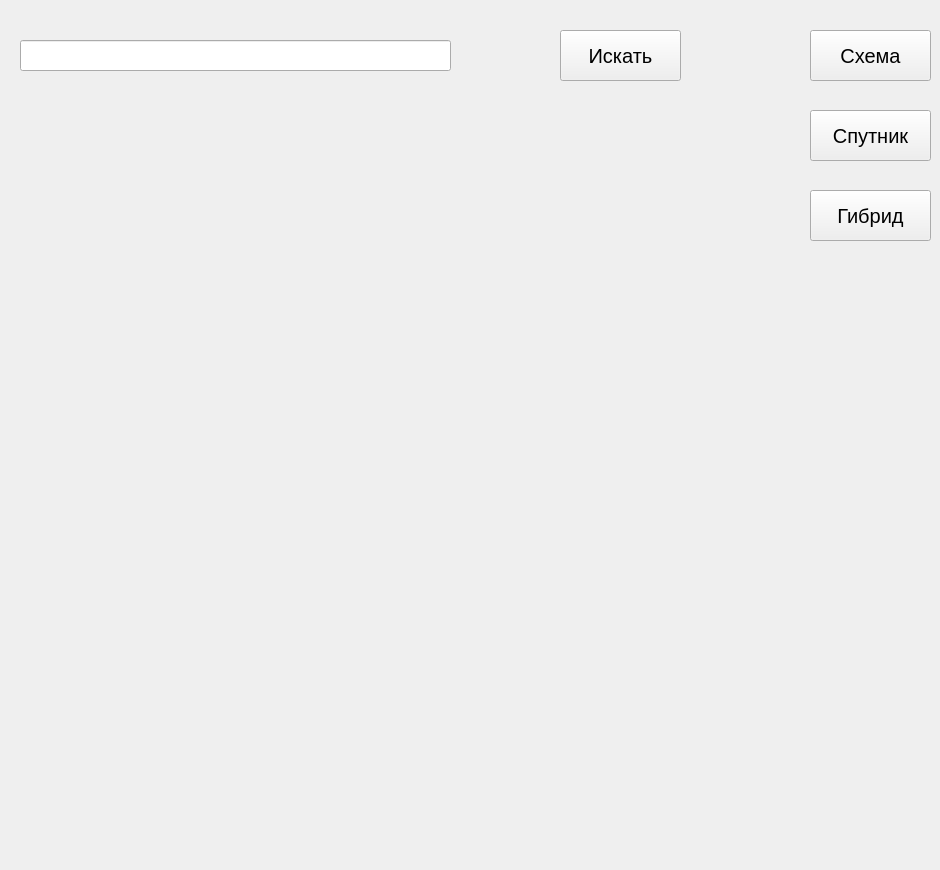
<?xml version="1.0" encoding="UTF-8"?>
<ui version="4.0">
 <class>Form</class>
 <widget class="QWidget" name="Form">
  <property name="geometry">
   <rect>
    <x>0</x>
    <y>0</y>
    <width>940</width>
    <height>870</height>
   </rect>
  </property>
  <property name="windowTitle">
   <string>Form</string>
  </property>
  <widget class="QLineEdit" name="lineEdit">
   <property name="geometry">
    <rect>
     <x>20</x>
     <y>40</y>
     <width>431</width>
     <height>31</height>
    </rect>
   </property>
  </widget>
  <widget class="QPushButton" name="search">
   <property name="geometry">
    <rect>
     <x>560</x>
     <y>30</y>
     <width>121</width>
     <height>51</height>
    </rect>
   </property>
   <property name="font">
    <font>
     <pointsize>15</pointsize>
    </font>
   </property>
   <property name="text">
    <string>Искать</string>
   </property>
  </widget>
  <widget class="QPushButton" name="gibrid">
   <property name="geometry">
    <rect>
     <x>810</x>
     <y>190</y>
     <width>121</width>
     <height>51</height>
    </rect>
   </property>
   <property name="font">
    <font>
     <pointsize>15</pointsize>
    </font>
   </property>
   <property name="text">
    <string>Гибрид</string>
   </property>
  </widget>
  <widget class="QPushButton" name="sputnik">
   <property name="geometry">
    <rect>
     <x>810</x>
     <y>110</y>
     <width>121</width>
     <height>51</height>
    </rect>
   </property>
   <property name="font">
    <font>
     <pointsize>15</pointsize>
    </font>
   </property>
   <property name="text">
    <string>Спутник</string>
   </property>
  </widget>
  <widget class="QPushButton" name="scheme">
   <property name="geometry">
    <rect>
     <x>810</x>
     <y>30</y>
     <width>121</width>
     <height>51</height>
    </rect>
   </property>
   <property name="font">
    <font>
     <pointsize>15</pointsize>
    </font>
   </property>
   <property name="text">
    <string>Схема</string>
   </property>
  </widget>
  <widget class="QLabel" name="map">
   <property name="geometry">
    <rect>
     <x>100</x>
     <y>390</y>
     <width>701</width>
     <height>471</height>
    </rect>
   </property>
   <property name="text">
    <string/>
   </property>
  </widget>
 </widget>
 <resources/>
 <connections/>
</ui>
